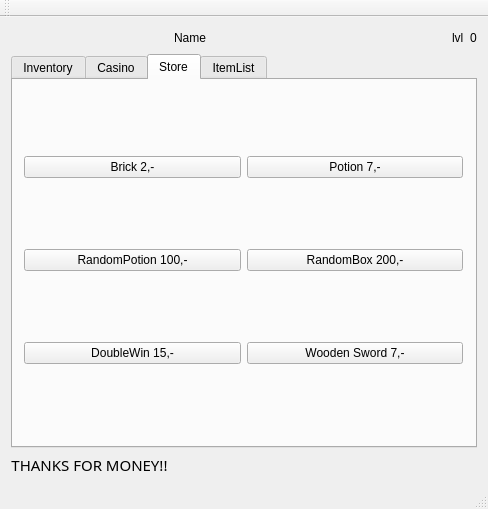
<?xml version="1.0" encoding="UTF-8"?>
<ui version="4.0">
 <class>MainWindow</class>
 <widget class="QMainWindow" name="MainWindow">
  <property name="geometry">
   <rect>
    <x>0</x>
    <y>0</y>
    <width>488</width>
    <height>509</height>
   </rect>
  </property>
  <property name="windowTitle">
   <string>MainWindow</string>
  </property>
  <widget class="QWidget" name="centralWidget">
   <layout class="QGridLayout" name="gridLayout">
    <item row="0" column="2">
     <widget class="QLabel" name="Name">
      <property name="text">
       <string>Name</string>
      </property>
     </widget>
    </item>
    <item row="0" column="5">
     <widget class="QLabel" name="Money">
      <property name="layoutDirection">
       <enum>Qt::LeftToRight</enum>
      </property>
      <property name="text">
       <string>0</string>
      </property>
     </widget>
    </item>
    <item row="1" column="1" colspan="5">
     <widget class="QTabWidget" name="tabWidget">
      <property name="autoFillBackground">
       <bool>true</bool>
      </property>
      <property name="styleSheet">
       <string notr="true"/>
      </property>
      <property name="currentIndex">
       <number>2</number>
      </property>
      <widget class="QWidget" name="inventory_widget">
       <attribute name="title">
        <string>Inventory</string>
       </attribute>
       <widget class="QWidget" name="formLayoutWidget">
        <property name="geometry">
         <rect>
          <x>9</x>
          <y>9</y>
          <width>437</width>
          <height>331</height>
         </rect>
        </property>
        <layout class="QFormLayout" name="formLayout">
         <property name="horizontalSpacing">
          <number>8</number>
         </property>
         <property name="verticalSpacing">
          <number>8</number>
         </property>
         <property name="leftMargin">
          <number>0</number>
         </property>
         <property name="rightMargin">
          <number>0</number>
         </property>
         <item row="0" column="0">
          <widget class="QTableView" name="invModel">
           <property name="minimumSize">
            <size>
             <width>320</width>
             <height>0</height>
            </size>
           </property>
          </widget>
         </item>
         <item row="0" column="1">
          <layout class="QVBoxLayout" name="verticalLayout">
           <item>
            <widget class="QPushButton" name="sellButton">
             <property name="text">
              <string>Sell</string>
             </property>
            </widget>
           </item>
           <item>
            <widget class="QPushButton" name="pushButton_2">
             <property name="text">
              <string>HACK</string>
             </property>
            </widget>
           </item>
          </layout>
         </item>
        </layout>
       </widget>
      </widget>
      <widget class="QWidget" name="casino_widget">
       <attribute name="title">
        <string>Casino</string>
       </attribute>
       <widget class="QWidget" name="gridLayoutWidget">
        <property name="geometry">
         <rect>
          <x>9</x>
          <y>9</y>
          <width>452</width>
          <height>351</height>
         </rect>
        </property>
        <layout class="QGridLayout" name="gridLayout_2">
         <item row="0" column="0">
          <widget class="QFrame" name="gridFrame_2">
           <property name="styleSheet">
            <string notr="true">border:2px solid;</string>
           </property>
           <layout class="QGridLayout" name="gridLayout_3">
            <item row="5" column="0">
             <widget class="QRadioButton" name="B_Black">
              <property name="styleSheet">
               <string notr="true">background-color:black;color:white;
</string>
              </property>
              <property name="text">
               <string>Black</string>
              </property>
              <property name="checked">
               <bool>true</bool>
              </property>
             </widget>
            </item>
            <item row="5" column="1">
             <widget class="QRadioButton" name="B_Green">
              <property name="styleSheet">
               <string notr="true">background-color:lime;</string>
              </property>
              <property name="text">
               <string>Green</string>
              </property>
             </widget>
            </item>
            <item row="5" column="2">
             <widget class="QRadioButton" name="B_Red">
              <property name="styleSheet">
               <string notr="true">background-color:red;</string>
              </property>
              <property name="text">
               <string>Red</string>
              </property>
             </widget>
            </item>
            <item row="6" column="1">
             <widget class="QPushButton" name="B_BetButton">
              <property name="styleSheet">
               <string notr="true">background-color:qconicalgradient(cx:0, cy:0, angle:135, stop:0 rgba(255, 255, 0, 69), stop:0.375 rgba(255, 255, 0, 69), stop:0.423533 rgba(251, 255, 0, 145), stop:0.45 rgba(247, 255, 0, 208), stop:0.477581 rgba(255, 244, 71, 130), stop:0.518717 rgba(255, 218, 71, 130), stop:0.55 rgba(255, 255, 0, 255), stop:0.57754 rgba(255, 203, 0, 130), stop:0.625 rgba(255, 255, 0, 69), stop:1 rgba(255, 255, 0, 69))</string>
              </property>
              <property name="text">
               <string>Bet</string>
              </property>
             </widget>
            </item>
            <item row="4" column="1">
             <widget class="QSpinBox" name="B_Bet"/>
            </item>
            <item row="1" column="0" colspan="3">
             <widget class="QLabel" name="label_4">
              <property name="font">
               <font>
                <pointsize>23</pointsize>
               </font>
              </property>
              <property name="layoutDirection">
               <enum>Qt::LeftToRight</enum>
              </property>
              <property name="text">
               <string>ROULETTE</string>
              </property>
              <property name="alignment">
               <set>Qt::AlignCenter</set>
              </property>
             </widget>
            </item>
           </layout>
          </widget>
         </item>
         <item row="1" column="0">
          <layout class="QGridLayout" name="gridLayout_5">
           <item row="2" column="2">
            <widget class="QLabel" name="C_Multipler">
             <property name="font">
              <font>
               <pointsize>12</pointsize>
              </font>
             </property>
             <property name="text">
              <string>Multiplier:</string>
             </property>
            </widget>
           </item>
           <item row="3" column="2">
            <widget class="QPushButton" name="C_Next">
             <property name="text">
              <string>Next</string>
             </property>
            </widget>
           </item>
           <item row="4" column="0" colspan="3">
            <widget class="QProgressBar" name="C_bar">
             <property name="maximumSize">
              <size>
               <width>500</width>
               <height>16777215</height>
              </size>
             </property>
             <property name="value">
              <number>0</number>
             </property>
            </widget>
           </item>
           <item row="2" column="1">
            <widget class="QLabel" name="C_WinBet">
             <property name="font">
              <font>
               <pointsize>12</pointsize>
              </font>
             </property>
             <property name="text">
              <string>You can take:</string>
             </property>
            </widget>
           </item>
           <item row="3" column="0">
            <widget class="QPushButton" name="C_Start">
             <property name="text">
              <string>Start</string>
             </property>
            </widget>
           </item>
           <item row="3" column="1">
            <widget class="QPushButton" name="C_Stop">
             <property name="styleSheet">
              <string notr="true"/>
             </property>
             <property name="text">
              <string>Take Money</string>
             </property>
            </widget>
           </item>
           <item row="2" column="0">
            <widget class="QLabel" name="C_YourBet">
             <property name="font">
              <font>
               <pointsize>12</pointsize>
              </font>
             </property>
             <property name="text">
              <string>Your bet:</string>
             </property>
            </widget>
           </item>
           <item row="0" column="0" colspan="3">
            <widget class="QLabel" name="label_2">
             <property name="font">
              <font>
               <pointsize>23</pointsize>
              </font>
             </property>
             <property name="text">
              <string>CRASH</string>
             </property>
             <property name="alignment">
              <set>Qt::AlignCenter</set>
             </property>
            </widget>
           </item>
           <item row="1" column="2">
            <widget class="QSpinBox" name="C_Bet"/>
           </item>
           <item row="1" column="0" colspan="2">
            <widget class="QLabel" name="label">
             <property name="text">
              <string>Select your Bet and click start if you complete this crash you win GOLD</string>
             </property>
            </widget>
           </item>
          </layout>
         </item>
        </layout>
       </widget>
      </widget>
      <widget class="QWidget" name="cave_widget">
       <attribute name="title">
        <string>Store</string>
       </attribute>
       <widget class="QWidget" name="gridLayoutWidget_2">
        <property name="geometry">
         <rect>
          <x>0</x>
          <y>0</y>
          <width>461</width>
          <height>361</height>
         </rect>
        </property>
        <layout class="QGridLayout" name="gridLayout_4">
         <item row="0" column="0">
          <widget class="QPushButton" name="B1">
           <property name="text">
            <string>Brick 2,-</string>
           </property>
          </widget>
         </item>
         <item row="0" column="1">
          <widget class="QPushButton" name="B2">
           <property name="text">
            <string>Potion 7,-</string>
           </property>
          </widget>
         </item>
         <item row="1" column="0">
          <widget class="QPushButton" name="B150">
           <property name="text">
            <string>RandomPotion 100,-</string>
           </property>
          </widget>
         </item>
         <item row="1" column="1">
          <widget class="QPushButton" name="B151">
           <property name="text">
            <string>RandomBox 200,-</string>
           </property>
          </widget>
         </item>
         <item row="2" column="0">
          <widget class="QPushButton" name="B30">
           <property name="text">
            <string>DoubleWin 15,-</string>
           </property>
          </widget>
         </item>
         <item row="2" column="1">
          <widget class="QPushButton" name="B40">
           <property name="text">
            <string>Wooden Sword 7,-</string>
           </property>
          </widget>
         </item>
        </layout>
       </widget>
      </widget>
      <widget class="QWidget" name="tab">
       <attribute name="title">
        <string>ItemList</string>
       </attribute>
       <widget class="QTableView" name="ItemList">
        <property name="geometry">
         <rect>
          <x>0</x>
          <y>0</y>
          <width>461</width>
          <height>341</height>
         </rect>
        </property>
       </widget>
      </widget>
     </widget>
    </item>
    <item row="0" column="3">
     <spacer name="horizontalSpacer">
      <property name="orientation">
       <enum>Qt::Horizontal</enum>
      </property>
      <property name="sizeHint" stdset="0">
       <size>
        <width>453</width>
        <height>20</height>
       </size>
      </property>
     </spacer>
    </item>
    <item row="0" column="4">
     <widget class="QLabel" name="Lvl">
      <property name="text">
       <string>lvl</string>
      </property>
     </widget>
    </item>
    <item row="2" column="1">
     <widget class="QLabel" name="label_3">
      <property name="font">
       <font>
        <family>Haettenschweiler</family>
        <pointsize>11</pointsize>
        <stylestrategy>PreferAntialias</stylestrategy>
       </font>
      </property>
      <property name="text">
       <string>THANKS FOR MONEY!!</string>
      </property>
      <property name="alignment">
       <set>Qt::AlignCenter</set>
      </property>
     </widget>
    </item>
   </layout>
  </widget>
  <widget class="QMenuBar" name="menuBar">
   <property name="geometry">
    <rect>
     <x>0</x>
     <y>0</y>
     <width>488</width>
     <height>21</height>
    </rect>
   </property>
  </widget>
  <widget class="QToolBar" name="mainToolBar">
   <attribute name="toolBarArea">
    <enum>TopToolBarArea</enum>
   </attribute>
   <attribute name="toolBarBreak">
    <bool>false</bool>
   </attribute>
  </widget>
  <widget class="QStatusBar" name="statusBar"/>
 </widget>
 <layoutdefault spacing="6" margin="11"/>
 <resources/>
 <connections/>
</ui>
